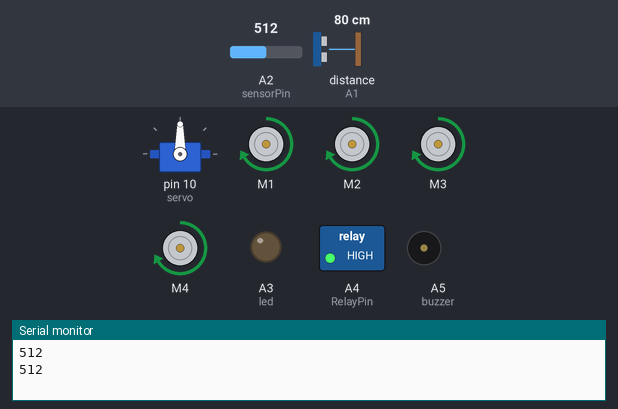
A sketch run on a simulated Arduino Uno, built with avr-gcc and run on an emulated ATmega328P. Shown: servo, 4 × DC motor (green arrow = forward, orange = backward, longer = faster), switched loads named in the sketch (green lamp = pin HIGH), output pins drawn as LEDs (lit = HIGH), buzzer (waves = sounding, pin HIGH), the last lines printed to the serial monitor. Wiring (inferred from the names in the program): ultrasonic range finder: trigger A0; echo A1. Inputs (shaded band) come from the test bench; at power-on: A2 (sensorPin) = 512, distance to the obstacle (sensor on A1) 80 cm. The echo pulse lasts 58.3 µs per cm; pins used as bus, display or sensor lines are not drawn.

Above: at 3.8 s.
3.9 s: A2 (sensorPin) set to 104
7.8 s: A2 (sensorPin) set to 94
At 10.0 s:
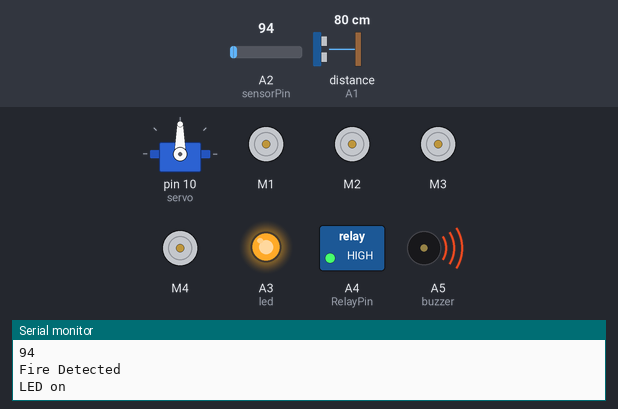
At 11.6 s:
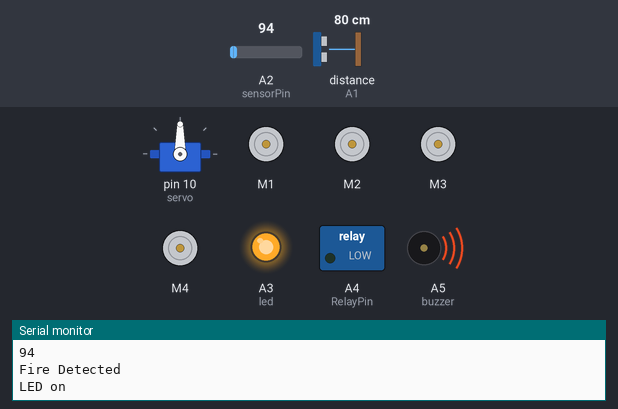
15.5 s: A2 (sensorPin) set to 110
At 20.2 s:
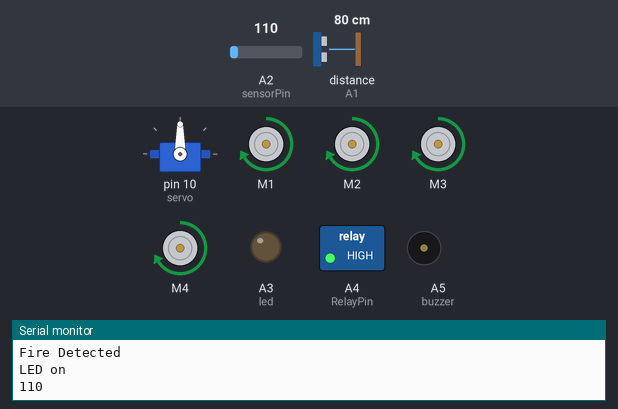
20.5 s: distance to the obstacle (sensor on A1) set to 23 cm
26.2 s: distance to the obstacle (sensor on A1) set to 20 cm
At 33.7 s:
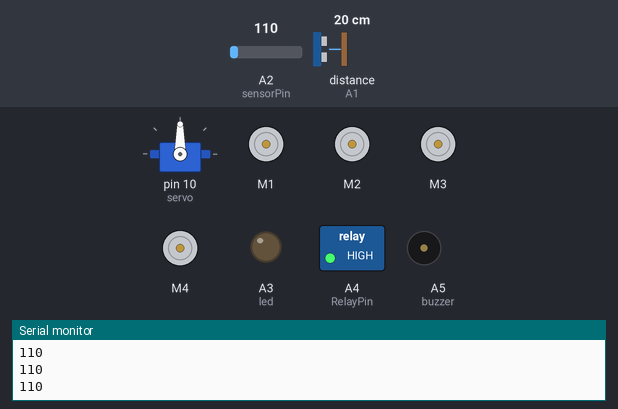
33.9 s: distance to the obstacle (sensor on A1) set to 4 cm
Timing chart, 0 to 39.5 s (numbered marks = the images above; inputs shaded):
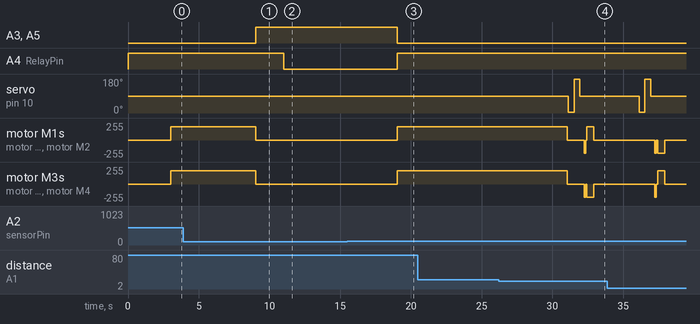

The sketch:

AFF.ino
```cpp
#include <AFMotor.h>
#include <Servo.h>

Servo servo;

AF_DCMotor LF(1);
AF_DCMotor LB(2);
AF_DCMotor RF(3);
AF_DCMotor RB(4);
#define trigPin  A0
#define echoPin  A1
int sensorPin = A2;

int sensorValue = 0; //flame er value

int led = A3;
int RelayPin = A4;
int buzzer = A5;


void setup()
  {
    pinMode(led, OUTPUT);
    pinMode(buzzer,OUTPUT);

    pinMode(RelayPin, OUTPUT);

    Serial.begin(9600);
    servo.attach(10);
    pinMode(trigPin, OUTPUT);
    pinMode(echoPin, INPUT);
    LF.setSpeed(200);
    LB.setSpeed(200);
    RF.setSpeed(200);
    RB.setSpeed(200);
  }

void loop()
  {
    float distance = 0.00;
    float RightDistance = 0.00;
    float LeftDistance = 0.00;
    distance = search();

      led_buzz(); // buzzer and led func call


    if(distance <= 20) //  obstracle found in 40 CM.
      {
          RobotStop();
          delay(100);
          servo.write(5);
          delay(300);
          RightDistance = search();
          delay(100);
          servo.write(180);
          delay(300);
          LeftDistance = search();
          delay(100);
          servo.write(90);
          delay(300);
         if(LeftDistance > RightDistance)
           {
              RobotBackward();
              delay(100);
              RobotStop();
              delay(100);
              RobotLeft();
              delay(500);
              RobotStop();
              delay(100);
           }
          else
            {
              RobotBackward();
              delay(100);
              RobotStop();
              delay(100);
              RobotRight();
              delay(500);
              RobotStop();
              delay(100);
            }
      }
   else
   {
     RobotForward();
   }


}


float search(void)
  {
    float duration = 0.00;             // Float type variable declaration
    float CM = 0.00;
    digitalWrite(trigPin, LOW);        // Trig_pin output as OV (Logic Low-Level)
    delayMicroseconds(2);              // Delay for 2 us
    //Send 10us High Pulse to Ultra-Sonic Sonar Sensor "trigPin"
    digitalWrite(trigPin, HIGH);       // Trig_pin output as 5V (Logic High-Level)
    delayMicroseconds(10);             // Delay for 10 us
    digitalWrite(trigPin, LOW);        // Trig_pin output as OV (Logic Low-Level)
    duration = pulseIn(echoPin, HIGH); // Start counting time, upto again "echoPin" back to Logical "High-Level" and puting the "time" into a variable called "duration"
    CM = (duration / 58.82); //Convert distance into CM.
    return CM;
  }

void RobotForward()
{
  LF.run(FORWARD);
  RF.run(FORWARD);
  LB.run(FORWARD);
  RB.run(FORWARD);
}
void RobotBackward()
{
  LF.run(BACKWARD);
  LB.run(BACKWARD);
  RF.run(BACKWARD);
  RB.run(BACKWARD);
}
void RobotLeft()
{
  LF.run(BACKWARD);
  LB.run(BACKWARD);
  RF.run(FORWARD);
  RB.run(FORWARD);
}
void RobotRight()
{
  LF.run(FORWARD);
  LB.run(FORWARD);
  RF.run(BACKWARD);
  RB.run(BACKWARD);
}
void RobotStop()
{
  LF.run(RELEASE);
  LB.run(RELEASE);
  RF.run(RELEASE);
  RB.run(RELEASE);
}

void led_buzz()   //led and buzzer function

{

sensorValue = analogRead(sensorPin);
Serial.println(sensorValue);
if (sensorValue < 100)
{
Serial.println("Fire Detected");
Serial.println("LED on");
digitalWrite(led,HIGH);
digitalWrite(buzzer,HIGH);

RobotStop();
delay(2000);


digitalWrite(RelayPin, LOW); //motor  watering
delay(3000);

}
else{
digitalWrite(led,LOW);
digitalWrite(buzzer,LOW);


digitalWrite(RelayPin, HIGH);//motor not watering
delay(3000);

 }
}
```

Measured:
- the behaviour switches between 100 and 99 on A2 (sensorPin) (found by bisection; images 0 and 1)
- the behaviour switches between 21 and 20 cm on distance to the obstacle (sensor on A1) (found by bisection; images 3 and 4)
- after the input at 7.8 s, A3 (led), A5 (buzzer): LOW → HIGH after 1.2 s; A4 (RelayPin): HIGH → LOW after 3.2 s; motor M1–4: forward 200/255 → stopped after 1.2 s
- after the input at 15.5 s, A3 (led), A5 (buzzer): HIGH → LOW after 3.5 s; A4 (RelayPin): LOW → HIGH after 3.5 s; motor M1–4: stopped → forward 200/255 after 3.5 s
- after the input at 26.2 s, servo on pin 10 (servo): 90° → 5° after 4.9 s, → 180° 0.40 s later, → 90° 0.40 s later; motor M1: forward 200/255 → stopped after 4.8 s, → backward 200/255 1.2 s later, → stopped 0.10 s later, → forward 200/255 0.10 s later, … (5 changes in this stretch)
